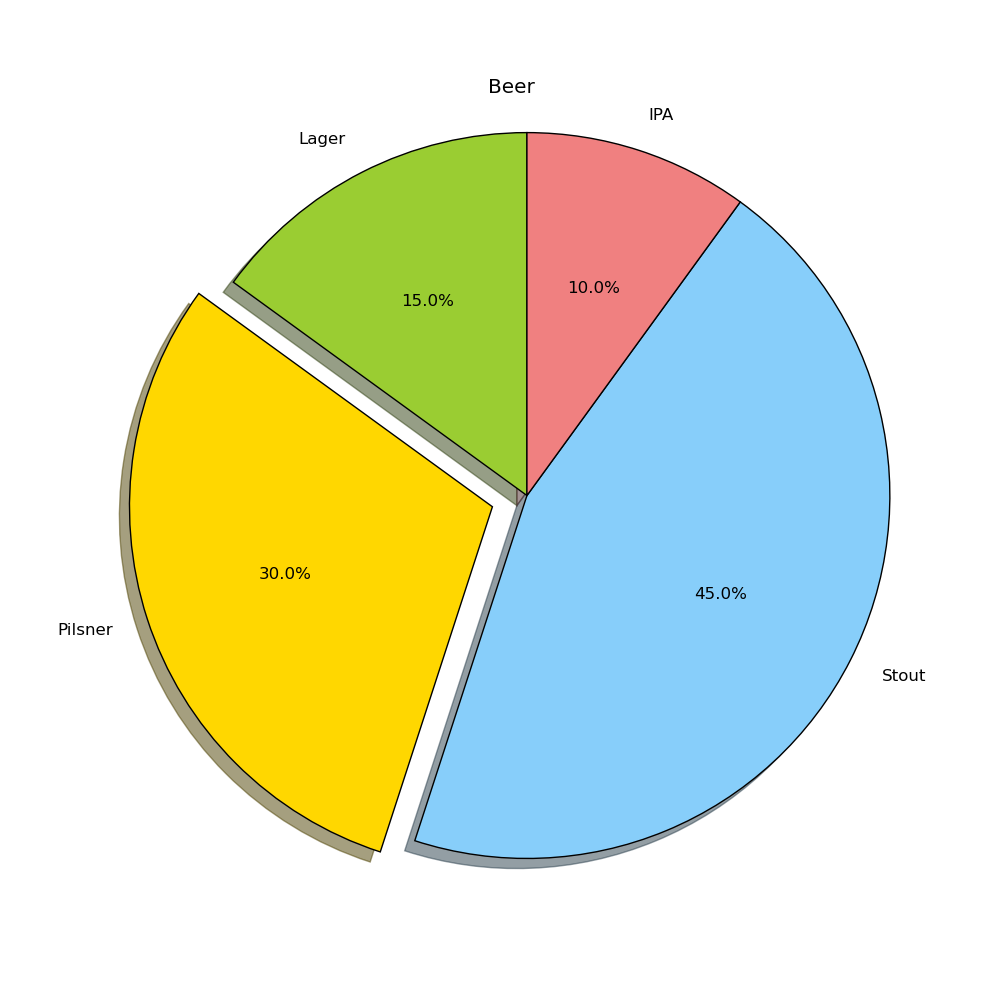

Julia code for this plot:
# pyplot_piechart.jl
#
#	Demonstrate plotting of pie charts
#
# gizmaa (https://gist.github.com/gizmaa/7214002)
# Julia 0.3.2
# Created: 29.10.13
# Last Edit: 12.12.14

using PyPlot

#################
#  Create Data  #
#################
labels = ["Lager","Pilsner","Stout","IPA"]
colors = ["yellowgreen","gold","lightskyblue","lightcoral"]
sizes = NaN*zeros(4)
explode = zeros(length(sizes))
explode[round(length(sizes)*rand(1))] = 0.1
sizes = [15, 30, 45, 10]

###############
#  Pie Chart  #
###############
fig = figure("pyplot_piechart",figsize=(10,10))
p = pie(sizes,labels=labels,shadow=true,startangle=90,explode=explode,colors=colors,autopct="%1.1f%%")

axis("equal")
title("Beer")
